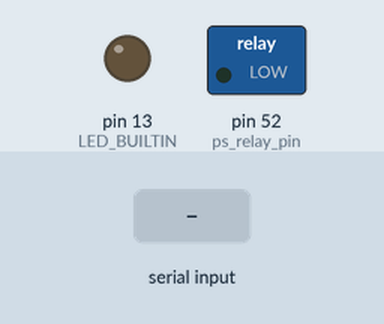
Simulated run of this sketch. Board: Arduino Mega 2560, built with avr-gcc and run on an emulated ATmega2560. Shown: switched loads named in the sketch (green lamp = pin HIGH), output pins drawn as LEDs (lit = HIGH). The test bench sets the inputs (shaded band).

Above: at 1.2 s.
1.3 s: "0\n" received over Serial
At 2.5 s:
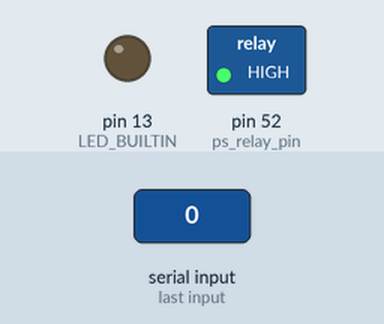
2.8 s: "1\n" received over Serial
At 3.8 s:
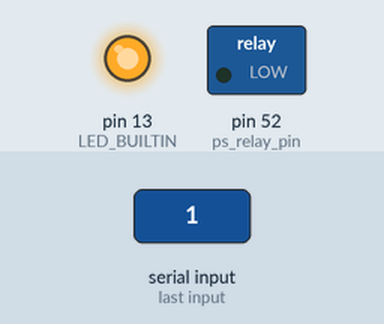
Timing chart, 0 to 5.8 s (numbered marks = the images above; inputs shaded):
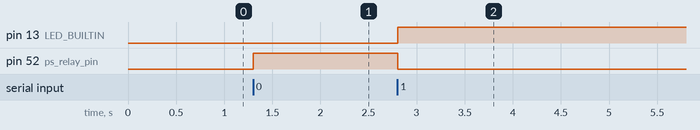

Measured:
- after the input at 1.3 s, pin 52 (ps_relay_pin): LOW → HIGH at once
- after the input at 2.8 s, pin 13 (LED_BUILTIN): LOW → HIGH at once; pin 52 (ps_relay_pin): HIGH → LOW at once

The sketch:

control_power_supply.ino
```cpp
#include "PowerSupply.h"

const int ps_relay_pin = 52;

PowerSupply powerSupply(ps_relay_pin);

void setup() {
  Serial.begin(9600);
  pinMode(LED_BUILTIN, OUTPUT);
  powerSupply.setup();
}

void loop() {
  if (Serial.available() <= 0) {
    return;
  }
  // Read the incoming integer
  int receivedInt = Serial.parseInt();

  // Check for newline character
  if (Serial.read() == '\n') {
    if (receivedInt==0) powerSupply.off();
    else if (receivedInt==1) powerSupply.on();
    else if (receivedInt==2) Serial.println(powerSupply.getState());
  }

}
```
